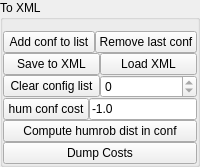
        <widget class="QGroupBox" name="groupBox_9">
         <property name="title">
          <string>To XML</string>
         </property>
         <layout class="QVBoxLayout" name="verticalLayout_5">
          <property name="spacing">
           <number>0</number>
          </property>
          <property name="leftMargin">
           <number>0</number>
          </property>
          <property name="rightMargin">
           <number>0</number>
          </property>
          <property name="bottomMargin">
           <number>0</number>
          </property>
          <item>
           <widget class="QWidget" name="widget_18" native="true">
            <layout class="QHBoxLayout" name="horizontalLayout_19">
             <property name="spacing">
              <number>0</number>
             </property>
             <property name="margin">
              <number>0</number>
             </property>
             <item>
              <widget class="QPushButton" name="pushButtonAddToconfList">
               <property name="text">
                <string>Add conf to list</string>
               </property>
              </widget>
             </item>
             <item>
              <widget class="QPushButton" name="pushButtoRemoveLastconf">
               <property name="text">
                <string>Remove last conf</string>
               </property>
              </widget>
             </item>
            </layout>
           </widget>
          </item>
          <item>
           <widget class="QWidget" name="widget_19" native="true">
            <layout class="QHBoxLayout" name="horizontalLayout_20">
             <property name="spacing">
              <number>0</number>
             </property>
             <property name="margin">
              <number>0</number>
             </property>
             <item>
              <widget class="QPushButton" name="pushButtonSaveConfs">
               <property name="text">
                <string>Save to XML</string>
               </property>
              </widget>
             </item>
             <item>
              <widget class="QPushButton" name="pushButtonLoadConfs">
               <property name="text">
                <string>Load XML</string>
               </property>
              </widget>
             </item>
            </layout>
           </widget>
          </item>
          <item>
           <widget class="QWidget" name="widget_20" native="true">
            <layout class="QHBoxLayout" name="horizontalLayout_21">
             <property name="spacing">
              <number>0</number>
             </property>
             <property name="margin">
              <number>0</number>
             </property>
             <item>
              <widget class="QPushButton" name="pushButtonClearConfList">
               <property name="text">
                <string>Clear config list</string>
               </property>
              </widget>
             </item>
             <item>
              <widget class="QSpinBox" name="spinBoxNavigate">
               <property name="maximum">
                <number>0</number>
               </property>
              </widget>
             </item>
            </layout>
           </widget>
          </item>
          <item>
           <widget class="QWidget" name="widget_21" native="true">
            <layout class="QHBoxLayout" name="horizontalLayout_22">
             <property name="spacing">
              <number>0</number>
             </property>
             <property name="margin">
              <number>0</number>
             </property>
             <item>
              <widget class="QPushButton" name="pushButtonConfCost">
               <property name="text">
                <string>hum conf cost</string>
               </property>
              </widget>
             </item>
             <item>
              <widget class="QLineEdit" name="lineEditConfCost">
               <property name="sizePolicy">
                <sizepolicy hsizetype="Minimum" vsizetype="Fixed">
                 <horstretch>0</horstretch>
                 <verstretch>0</verstretch>
                </sizepolicy>
               </property>
               <property name="text">
                <string>-1.0</string>
               </property>
               <property name="readOnly">
                <bool>true</bool>
               </property>
              </widget>
             </item>
            </layout>
           </widget>
          </item>
          <item>
           <widget class="QPushButton" name="pushButtonComputeHumanRobotDist">
            <property name="text">
             <string>Compute humrob dist in conf</string>
            </property>
           </widget>
          </item>
          <item>
           <widget class="QPushButton" name="pushButtonDumpCosts">
            <property name="text">
             <string>Dump Costs</string>
            </property>
           </widget>
          </item>
         </layout>
        </widget>
